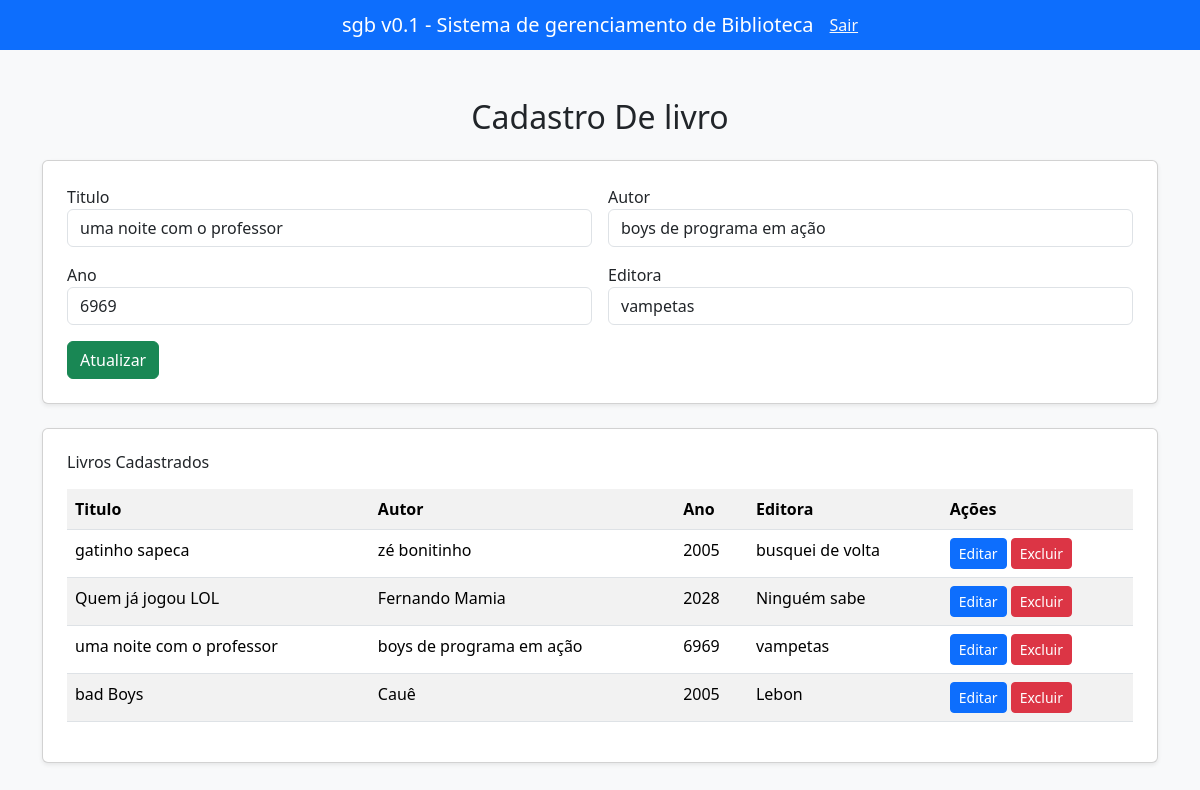
Page /livros/editar/7 (signed in) on the committed database.
### sgb_livros/models.py (models this page shows)
class Livro(models.Model):
    titulo = models.CharField(max_length=200)
    autor = models.CharField(max_length=150)
    ano_publicacao = models.PositiveIntegerField(max_length=150)
    editora = models.CharField(max_length=100, blank=True, null=True)

### sgb_livros/views.py (the view, shortened to what this page needs)
# urls.py: path('editar/<int:livro_id>', views.edita_livro, name='edita_livro')
@login_required
def edita_livro(request, livro_id):
    livro = get_object_or_404(Livro, id=livro_id)
    livros = Livro.objects.all()
    return render(request, 'livros.html', {'livros': livros, 'livro_editar': livro})

### sgb_livros/templates/livros.html (shortened to what this page needs)
<!DOCTYPE html>
<html lang="pt-br">
<head>
    <link href="https://cdn.jsdelivr.net/npm/bootstrap@5.3.8/dist/css/bootstrap.min.css" rel="stylesheet">
</head>
<body class="bg-light">
    <header>
        <nav class="navbar navbar-expand-lg navbar-dark bg-primary">
            <div class="container-fluid justify-content-center">
                <span class="navbar-brand mb-0 h1"> sgb v0.1 - Sistema de gerenciamento de Biblioteca</span>
                <a href="{% url 'logout' %}" class="link-light">Sair</a>
        </nav>
    </header>
    <div class="container mt-5">
        <h2 class="mb-4 text-center"> Cadastro De livro </h2>
        <div class="card p-4 mb-4 shadow-sm">
        <form action="" method="POST">
            <div class="row g-3">
                <div class="col-md-6">
                    <label class="forn-label">Titulo</label>
                    <input type="text" name="titulo" class="form-control" value="{{livro_editar.titulo|default:''}}"
                    required>
                </div>
                <div class="col-md-6">
                    <label class="forn-label">Autor</label>
                    <input type="text" name="autor" class="form-control" value="{{livro_editar.autor|default:''}}"
                    required>
                </div>
                <div class="col-md-6">
                    <label class="forn-label">Ano</label>
                    <input type="text" name="ano_publicacao" class="form-control" value="{{livro_editar.ano_publicacao|default:''}}"
                    required>
                </div>
                <div class="col-md-6">
                    <label class="forn-label">Editora</label>
                    <input type="text" name="editora" class="form-control" value="{{livro_editar.editora|default:''}}"
                    required>
                </div>
            </div>
            <div class="mt-3">
                <button type="submit" class="btn btn-success">
                    {% if livro_editar %} Atualizar {% else %} Cadastrar {% endif %}
                </button>
            </div>
        </form>
       </div>
    <div class="card p-4 mb-4 shadow-sm">
        <h6 class="mb-3"> Livros Cadastrados</h6>
        <table class="table table-striped table-hover">
            <tr>
                <th>Titulo</th>
                <th>Autor</th>
                <th>Ano</th>
                <th>Editora</th>
                <th>Ações</th>
            </tr>
            {% for livro in livros %}
            <tr>
                <td>{{ livro.titulo }}</td>
                <td>{{ livro.autor }}</td>
                <td>{{ livro.ano_publicacao }}</td>
                <td>{{ livro.editora }}</td>
                <td>
                    <a href="{% url 'edita_livro' livro.id %}" class="btn btn-sm btn-primary">Editar</a>
                    <a href="{% url 'exclui_livro' livro.id %}" onclick="return confirm('deseja realmente excluir este livro?')" class="btn btn-sm btn-danger">Excluir</a>
                </td>
            </tr>
            {% empty %}
            <tr>
                <td colspan="5" class="text-center">Nenhum Livro Cadastrado</td>
            </tr>
            {% endfor %}
        </table>
    </div>
    </div>
</body>
</html>

### rows in the picture
Livro: titulo "uma noite com o professor", autor "boys de programa em ação", ano_publicacao "6969", editora "vampetas"
Livro: titulo "gatinho sapeca", autor "zé bonitinho", ano_publicacao "2005", editora "busquei de volta"
Livro: titulo "Quem já jogou LOL", autor "Fernando Mamia", ano_publicacao "2028", editora "Ninguém sabe"
Livro: titulo "bad Boys", autor "Cauê", ano_publicacao "2005", editora "Lebon"
